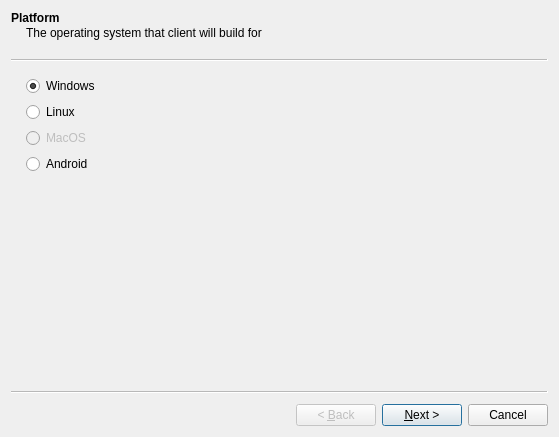
<?xml version="1.0" encoding="UTF-8"?>
<ui version="4.0">
 <class>ClientBuildWizard</class>
 <widget class="QWizard" name="ClientBuildWizard">
  <property name="geometry">
   <rect>
    <x>0</x>
    <y>0</y>
    <width>559</width>
    <height>437</height>
   </rect>
  </property>
  <property name="windowTitle">
   <string>Wizard</string>
  </property>
  <widget class="QWizardPage" name="wizardPagePlatform">
   <property name="title">
    <string>Platform</string>
   </property>
   <property name="subTitle">
    <string>The operating system that client will build for</string>
   </property>
   <layout class="QVBoxLayout" name="verticalLayout">
    <item>
     <widget class="QRadioButton" name="radioButtonWindows">
      <property name="text">
       <string>Windows</string>
      </property>
      <property name="checked">
       <bool>true</bool>
      </property>
     </widget>
    </item>
    <item>
     <widget class="QRadioButton" name="radioButtonLinux">
      <property name="text">
       <string>Linux</string>
      </property>
     </widget>
    </item>
    <item>
     <widget class="QRadioButton" name="radioButtonMacos">
      <property name="enabled">
       <bool>false</bool>
      </property>
      <property name="text">
       <string>MacOS</string>
      </property>
     </widget>
    </item>
    <item>
     <widget class="QRadioButton" name="radioButtonAndroid">
      <property name="text">
       <string>Android</string>
      </property>
     </widget>
    </item>
   </layout>
  </widget>
  <widget class="QWizardPage" name="wizardPageConnection">
   <property name="title">
    <string>Connection type</string>
   </property>
   <property name="subTitle">
    <string>How and where client shoult find the server</string>
   </property>
   <layout class="QVBoxLayout" name="verticalLayout_2">
    <item>
     <widget class="QRadioButton" name="radioButtonAutoDetect">
      <property name="text">
       <string>Automatically detect (works only in local networks)</string>
      </property>
     </widget>
    </item>
    <item>
     <widget class="QRadioButton" name="radioButtonByAddressAndPort">
      <property name="text">
       <string>Connect by ip and port</string>
      </property>
      <property name="checked">
       <bool>true</bool>
      </property>
     </widget>
    </item>
    <item>
     <widget class="QWidget" name="widgetConnectionDetails" native="true">
      <layout class="QFormLayout" name="formLayout">
       <property name="fieldGrowthPolicy">
        <enum>QFormLayout::ExpandingFieldsGrow</enum>
       </property>
       <property name="leftMargin">
        <number>23</number>
       </property>
       <item row="0" column="0">
        <widget class="QLabel" name="label">
         <property name="text">
          <string>Server address:</string>
         </property>
        </widget>
       </item>
       <item row="1" column="0">
        <widget class="QLabel" name="label_2">
         <property name="text">
          <string>Port:</string>
         </property>
        </widget>
       </item>
       <item row="1" column="1">
        <widget class="QSpinBox" name="spinBoxPort">
         <property name="maximum">
          <number>99999</number>
         </property>
        </widget>
       </item>
       <item row="2" column="0">
        <widget class="QLabel" name="labelInstallerPort">
         <property name="text">
          <string>Install connection:</string>
         </property>
        </widget>
       </item>
       <item row="2" column="1">
        <widget class="QSpinBox" name="spinBoxInstallerPort">
         <property name="maximum">
          <number>99999</number>
         </property>
        </widget>
       </item>
       <item row="0" column="1">
        <widget class="QComboBox" name="comboBoxServerAddress">
         <property name="minimumSize">
          <size>
           <width>150</width>
           <height>0</height>
          </size>
         </property>
         <property name="editable">
          <bool>true</bool>
         </property>
        </widget>
       </item>
      </layout>
     </widget>
    </item>
   </layout>
  </widget>
  <widget class="QWizardPage" name="wizardPageInstallPath">
   <property name="title">
    <string>Install path</string>
   </property>
   <property name="subTitle">
    <string>Location of installtion in first run of client</string>
   </property>
   <layout class="QVBoxLayout" name="verticalLayout_3">
    <item>
     <layout class="QFormLayout" name="formLayout_3">
      <item row="0" column="0">
       <widget class="QLabel" name="label_7">
        <property name="text">
         <string>App name:</string>
        </property>
       </widget>
      </item>
      <item row="0" column="1">
       <widget class="QLineEdit" name="lineEditAppName"/>
      </item>
      <item row="1" column="0">
       <widget class="QLabel" name="label_4">
        <property name="text">
         <string>Install path:</string>
        </property>
       </widget>
      </item>
      <item row="1" column="1">
       <widget class="QLineEdit" name="lineEditInstallPath"/>
      </item>
      <item row="2" column="1">
       <widget class="QLabel" name="label_11">
        <property name="text">
         <string>Full executable file path containg file name (e.g: $AppData$/sample.exe)</string>
        </property>
       </widget>
      </item>
     </layout>
    </item>
    <item>
     <widget class="QLabel" name="labelStandardPaths">
      <property name="text">
       <string/>
      </property>
      <property name="wordWrap">
       <bool>true</bool>
      </property>
     </widget>
    </item>
    <item>
     <spacer name="verticalSpacer">
      <property name="orientation">
       <enum>Qt::Vertical</enum>
      </property>
      <property name="sizeType">
       <enum>QSizePolicy::Fixed</enum>
      </property>
      <property name="sizeHint" stdset="0">
       <size>
        <width>20</width>
        <height>40</height>
       </size>
      </property>
     </spacer>
    </item>
    <item>
     <widget class="QLabel" name="labelThisPc_2">
      <property name="text">
       <string>Example (In this pc):</string>
      </property>
     </widget>
    </item>
    <item>
     <widget class="QLabel" name="labelThisPc">
      <property name="text">
       <string>---</string>
      </property>
     </widget>
    </item>
    <item>
     <spacer name="verticalSpacer_2">
      <property name="orientation">
       <enum>Qt::Vertical</enum>
      </property>
      <property name="sizeHint" stdset="0">
       <size>
        <width>20</width>
        <height>40</height>
       </size>
      </property>
     </spacer>
    </item>
   </layout>
  </widget>
  <widget class="QWizardPage" name="wizardPageApkSettings">
   <property name="title">
    <string>Apk settings</string>
   </property>
   <layout class="QFormLayout" name="formLayout_4">
    <item row="0" column="0">
     <widget class="QLabel" name="label_8">
      <property name="text">
       <string>App name:</string>
      </property>
     </widget>
    </item>
    <item row="0" column="1">
     <widget class="QLineEdit" name="lineEditAppName_2"/>
    </item>
    <item row="2" column="0">
     <widget class="QLabel" name="label_9">
      <property name="text">
       <string>Architectures:</string>
      </property>
     </widget>
    </item>
    <item row="2" column="1">
     <layout class="QVBoxLayout" name="verticalLayout_6">
      <item>
       <widget class="QCheckBox" name="checkBox">
        <property name="text">
         <string>arm-v7</string>
        </property>
       </widget>
      </item>
      <item>
       <widget class="QCheckBox" name="checkBox_2">
        <property name="text">
         <string>arm-v7-64</string>
        </property>
       </widget>
      </item>
      <item>
       <widget class="QCheckBox" name="checkBox_3">
        <property name="text">
         <string>x86</string>
        </property>
       </widget>
      </item>
      <item>
       <widget class="QCheckBox" name="checkBox_4">
        <property name="text">
         <string>x86-64</string>
        </property>
       </widget>
      </item>
     </layout>
    </item>
    <item row="1" column="0">
     <widget class="QLabel" name="label_10">
      <property name="text">
       <string>Package name:</string>
      </property>
     </widget>
    </item>
    <item row="1" column="1">
     <widget class="QLineEdit" name="lineEditAppName_3"/>
    </item>
   </layout>
  </widget>
  <widget class="QWizardPage" name="wizardPageMessageBox">
   <property name="title">
    <string>Show messagebox</string>
   </property>
   <property name="subTitle">
    <string>Show a fake message box after installtion</string>
   </property>
   <layout class="QVBoxLayout" name="verticalLayout_5">
    <item>
     <widget class="QCheckBox" name="checkBoxShowMessageBox">
      <property name="text">
       <string>Show messagebox after installtion</string>
      </property>
     </widget>
    </item>
    <item>
     <widget class="QWidget" name="widgetMessageboxTexts" native="true">
      <property name="enabled">
       <bool>false</bool>
      </property>
      <layout class="QFormLayout" name="formLayout_2">
       <item row="0" column="0">
        <widget class="QLabel" name="label_5">
         <property name="text">
          <string>Title:</string>
         </property>
        </widget>
       </item>
       <item row="0" column="1">
        <widget class="QLineEdit" name="lineEditTitle"/>
       </item>
       <item row="1" column="0">
        <widget class="QLabel" name="label_6">
         <property name="text">
          <string>Body:</string>
         </property>
        </widget>
       </item>
       <item row="1" column="1">
        <widget class="QTextEdit" name="textEditBody"/>
       </item>
      </layout>
     </widget>
    </item>
   </layout>
  </widget>
  <widget class="QWizardPage" name="wizardPageoutputPath">
   <property name="title">
    <string>Output path</string>
   </property>
   <property name="subTitle">
    <string>The path to save new created client</string>
   </property>
   <layout class="QVBoxLayout" name="verticalLayout_4">
    <item>
     <layout class="QHBoxLayout" name="horizontalLayout_2">
      <item>
       <widget class="QLabel" name="label_3">
        <property name="text">
         <string>Output:</string>
        </property>
       </widget>
      </item>
      <item>
       <widget class="QLineEdit" name="lineEditOutput"/>
      </item>
      <item>
       <widget class="QToolButton" name="toolButtonBrowseOutput">
        <property name="text">
         <string>...</string>
        </property>
       </widget>
      </item>
     </layout>
    </item>
   </layout>
  </widget>
 </widget>
 <tabstops>
  <tabstop>radioButtonWindows</tabstop>
  <tabstop>radioButtonLinux</tabstop>
  <tabstop>radioButtonMacos</tabstop>
  <tabstop>radioButtonAndroid</tabstop>
  <tabstop>radioButtonAutoDetect</tabstop>
  <tabstop>radioButtonByAddressAndPort</tabstop>
  <tabstop>comboBoxServerAddress</tabstop>
  <tabstop>spinBoxPort</tabstop>
  <tabstop>spinBoxInstallerPort</tabstop>
  <tabstop>lineEditAppName</tabstop>
  <tabstop>checkBoxShowMessageBox</tabstop>
  <tabstop>lineEditTitle</tabstop>
  <tabstop>textEditBody</tabstop>
  <tabstop>lineEditOutput</tabstop>
  <tabstop>toolButtonBrowseOutput</tabstop>
 </tabstops>
 <resources/>
 <connections>
  <connection>
   <sender>checkBoxShowMessageBox</sender>
   <signal>toggled(bool)</signal>
   <receiver>widgetMessageboxTexts</receiver>
   <slot>setEnabled(bool)</slot>
   <hints>
    <hint type="sourcelabel">
     <x>60</x>
     <y>165</y>
    </hint>
    <hint type="destinationlabel">
     <x>38</x>
     <y>165</y>
    </hint>
   </hints>
  </connection>
 </connections>
</ui>
